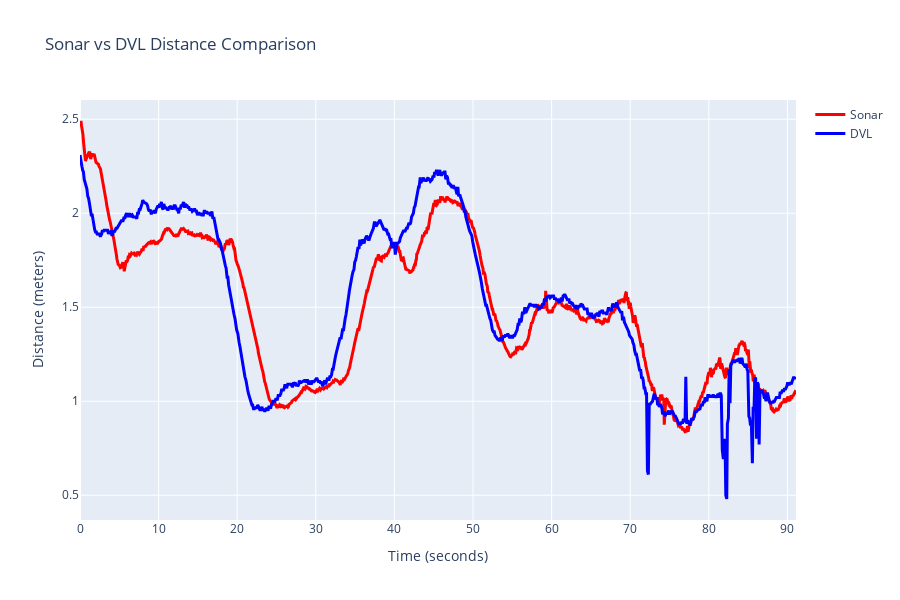

This figure's notebook cell:
### Code cell
# Compare sonar vs DVL using the sonar_visualization function
print(f"\n" + "=" * 60)
print("SONAR vs DVL COMPARISON")
print("=" * 60)

fig, comparison_stats = compare_sonar_vs_dvl(
    net_analysis_results,
    raw_data,
    sonar_coverage_m=sonar_coverage_meters,
    sonar_image_size=image_shape[0]
)

if fig:
    fig.show()

print(f"\nComparison Statistics:")
for key, value in comparison_stats.items():
    if isinstance(value, float):
        print(f"  {key}: {value:.3f}")
    else:
        print(f"  {key}: {value}")

### Figure 1 — Plotly figure (JSON) as saved in the notebook; plotly's stock layout.template omitted (floating-point values rounded to 4 significant figures; data arrays with more than 128 entries replaced by an {"elided": "..."} marker saying what was removed)
{"data": [{"line": {"color": "red", "width": 3}, "mode": "lines", "name": "Sonar", "type": "scatter", "x": {"elided": "1473 float values"}, "y": {"elided": "1473 float values"}}, {"line": {"color": "blue", "width": 3}, "mode": "lines", "name": "DVL", "type": "scatter", "x": {"elided": "814 float values"}, "y": {"elided": "814 float values"}}], "layout": {"height": 600, "title": {"text": "Sonar vs DVL Distance Comparison"}, "xaxis": {"anchor": "y", "domain": [0, 1], "title": {"text": "Time (seconds)"}}, "yaxis": {"anchor": "x", "domain": [0, 1], "title": {"text": "Distance (meters)"}}}}
